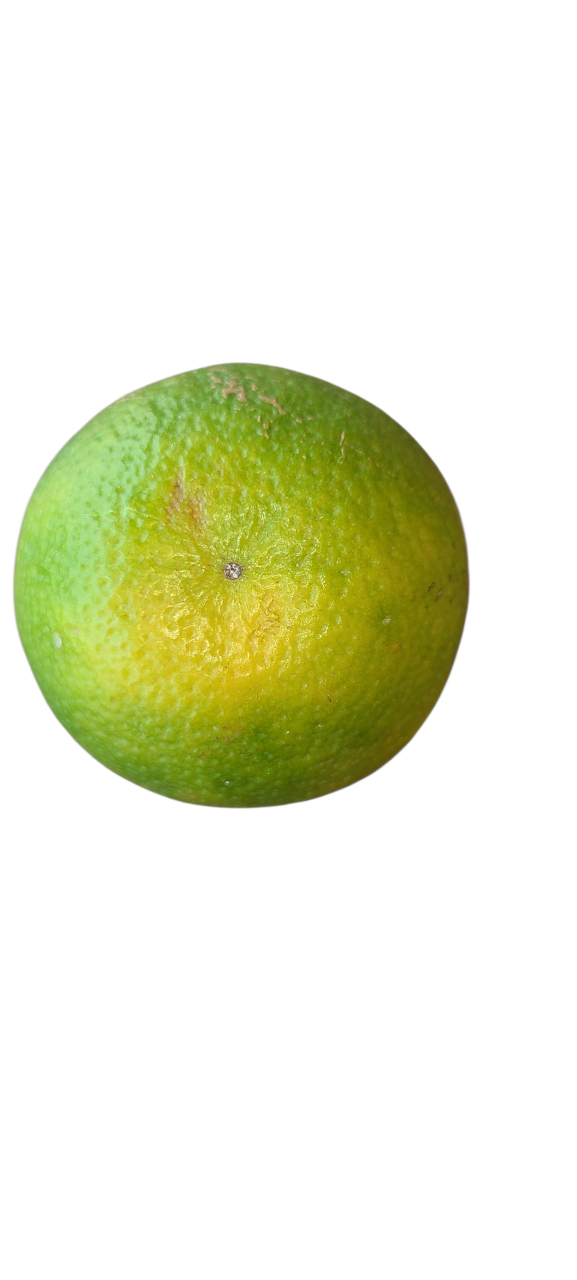
#> input picture dataset/ibadan_sweet/20250531_164733 (1).png, 1153 x 2560 px (shown at 1/2 size); its folder holds only this picture in this run
$ python preprocess.py
#> lines starting #> are read from the running program, lines starting #| are printed output that depends on the picture
from pathlib import Path
import os
from PIL import Image
from tqdm import tqdm
import random
import json

# ========================
# PATH CONFIGURATION
# ========================

PROJECT_ROOT = Path(__file__).resolve().parent.parent

# Raw dataset directory (your original orange images)
DATASET_DIR = PROJECT_ROOT / "dataset"

# Processed dataset output
OUTPUT_DIR = PROJECT_ROOT / "processed_dataset"
TRAIN_DIR = OUTPUT_DIR / "train"
VAL_DIR = OUTPUT_DIR / "val"

# Image size for resizing
IMAGE_SIZE = (224, 224)

# Train/Validation split
SPLIT_RATIO = 0.8

# Summary JSON
SUMMARY_JSON = OUTPUT_DIR / "dataset_summary.json"

# ========================
# FUNCTIONS
# ========================

def create_dir(path: Path):
    """Create directory if it doesn't exist"""
    if not path.exists():
        path.mkdir(parents=True, exist_ok=True)

def preprocess_image(img_path: Path, save_path: Path):
    """Resize and save image"""
    try:
        with Image.open(img_path) as img:
#> img is the input picture: PIL image 1153x2560 RGBA; mean R, G, B, A 231.8, 235.2, 209.3, 255
            img = img.convert("RGB")
#> img: PIL image 1153x2560 RGB
            img = img.resize(IMAGE_SIZE)
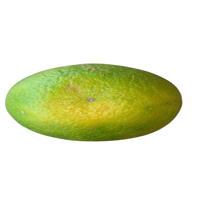
#> img: PIL image 224x224 RGB; mean R, G, B 231.8, 235.1, 209.3
            img.save(save_path)
    except Exception as e:
        print(f"Error processing {img_path}: {e}")

def split_and_preprocess():
    """Split dataset into train/val, preprocess images, and save summary"""
    create_dir(TRAIN_DIR)
    create_dir(VAL_DIR)

    class_names = [d for d in os.listdir(DATASET_DIR) if (DATASET_DIR / d).is_dir()]
    dataset_summary = {"train": {}, "val": {}}

    for class_name in class_names:
        class_dir = DATASET_DIR / class_name
        images = list(class_dir.glob("*.*"))

        random.shuffle(images)
        split_idx = int(len(images) * SPLIT_RATIO)

        train_images = images[:split_idx]
        val_images = images[split_idx:]

        # Create class subdirectories
        train_class_dir = TRAIN_DIR / class_name
        val_class_dir = VAL_DIR / class_name
        create_dir(train_class_dir)
        create_dir(val_class_dir)

        # Process train images
        for img_path in tqdm(train_images, desc=f"Processing train/{class_name}"):
            save_path = train_class_dir / img_path.name
            preprocess_image(img_path, save_path)

        # Process val images
        for img_path in tqdm(val_images, desc=f"Processing val/{class_name}"):
            save_path = val_class_dir / img_path.name
            preprocess_image(img_path, save_path)

        # Update summary
        dataset_summary["train"][class_name] = len(train_images)
        dataset_summary["val"][class_name] = len(val_images)
#> pass 2 of the loop in split_and_preprocess, `for class_name in class_names:`:
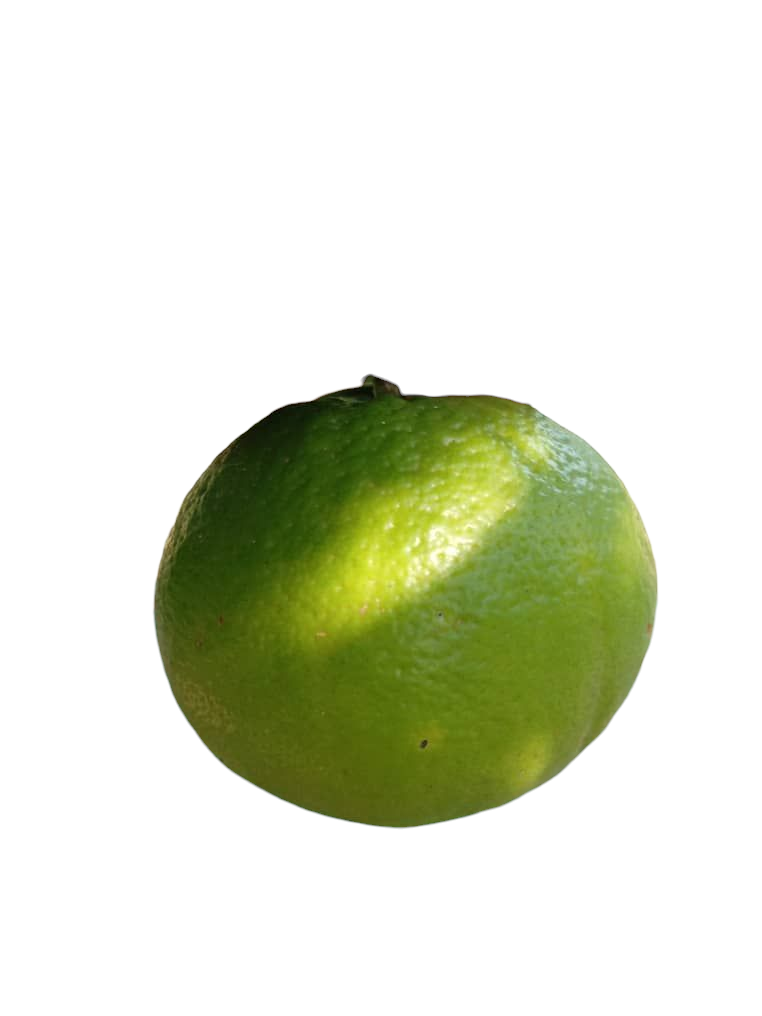
#> input picture dataset/tangerine/IMG-20250709-WA0013.png, 762 x 1016 px
#> in preprocess_image, img is the input picture: PIL image 762x1016 RGBA; mean R, G, B, A 220.9, 225.5, 205.8, 255
#> in preprocess_image (call 2), `img = img.resize(IMAGE_SIZE)`:
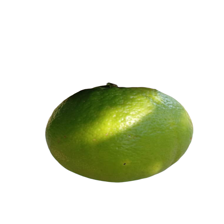
#> img: PIL image 224x224 RGB; mean R, G, B 220.9, 225.5, 205.7

    # Save JSON summary
    with open(SUMMARY_JSON, "w") as f:
        json.dump(dataset_summary, f, indent=4)

    print(f"✅ Preprocessing complete! Images saved in: {OUTPUT_DIR}")
    print(f"📄 Dataset summary saved to: {SUMMARY_JSON}")

# ========================
# MAIN
# ========================
if __name__ == "__main__":
    print(f"Dataset root: {DATASET_DIR}")
    if not DATASET_DIR.exists():
        raise FileNotFoundError(f"Dataset directory not found: {DATASET_DIR}")
    split_and_preprocess()
